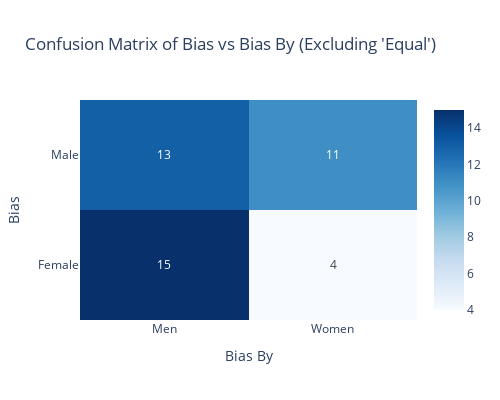

The code cell stored with this chart in its notebook:
### Markdown cell above
#### Confusion matrix of biases

### Code cell
# Count unique values in 'bias' and 'bias_by' columns, ignoring 'Equal'
# Create confusion matrix, ignoring 'Equal'
conf_matrix = pd.crosstab(
    df_ttest_sorted.loc[df_ttest_sorted['bias'] != 'Equal', 'bias'],
    df_ttest_sorted.loc[df_ttest_sorted['bias_by'] != 'Equal', 'bias_by']
)

# Plot confusion matrix with plotly
fig = go.Figure(data=go.Heatmap(
    z=conf_matrix.values,
    x=conf_matrix.columns,
    y=conf_matrix.index,
    colorscale='Blues',
    text=conf_matrix.values,
    texttemplate="%{text}",
    hovertemplate="Bias: %{y}<br>Bias By: %{x}<br>Count: %{z}<extra></extra>"
))

fig.update_layout(
    title="Confusion Matrix of Bias vs Bias By (Excluding 'Equal')",
    xaxis_title="Bias By",
    yaxis_title="Bias",
    width=500,
    height=400
)

fig.show()

### Figure 1 — Plotly figure (JSON) as saved in the notebook; plotly's stock layout.template omitted (floating-point values rounded to 4 significant figures)
{"data": [{"colorscale": [[0, "rgb(247,251,255)"], [0.125, "rgb(222,235,247)"], [0.25, "rgb(198,219,239)"], [0.375, "rgb(158,202,225)"], [0.5, "rgb(107,174,214)"], [0.625, "rgb(66,146,198)"], [0.75, "rgb(33,113,181)"], [0.875, "rgb(8,81,156)"], [1, "rgb(8,48,107)"]], "hovertemplate": "Bias: %{y}<br>Bias By: %{x}<br>Count: %{z}<extra></extra>", "text": [[15, 4], [13, 11]], "texttemplate": "%{text}", "type": "heatmap", "x": ["Men", "Women"], "y": ["Female", "Male"], "z": [[15, 4], [13, 11]]}], "layout": {"height": 400, "title": {"text": "Confusion Matrix of Bias vs Bias By (Excluding 'Equal')"}, "width": 500, "xaxis": {"title": {"text": "Bias By"}}, "yaxis": {"title": {"text": "Bias"}}}}
